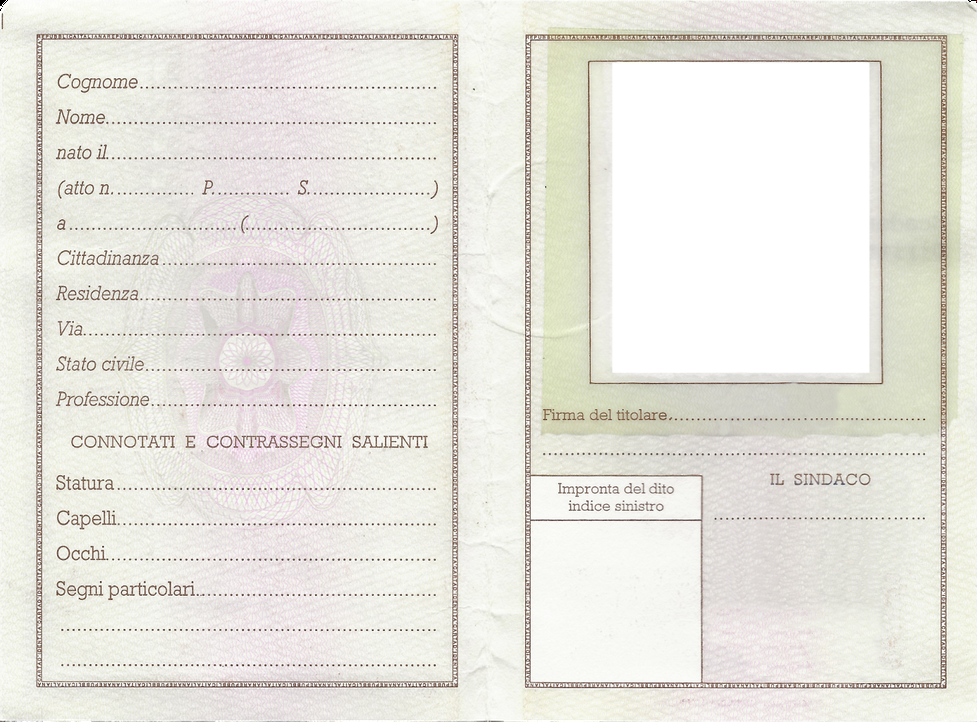
#> input picture SIFT/ReferenceImages/rearCIC.png, 977 x 722 px, shrunk from 1386 x 1024 before the run
$ python SIFTVersion1.py
#> lines starting #> are read from the running program, lines starting #| are printed output that depends on the picture
'''
This file reproduce the faro sift use in python
'''
#%% Import section
import numpy as np
import cv2 as cv
#%% Im read
img = cv.imread('ReferenceImages/rearCIC.png')
#> img is the input picture: shape (722, 977, 3); mean B, G, R 222.9, 230.1, 231.9
gray= cv.cvtColor(img, cv.COLOR_BGR2GRAY)
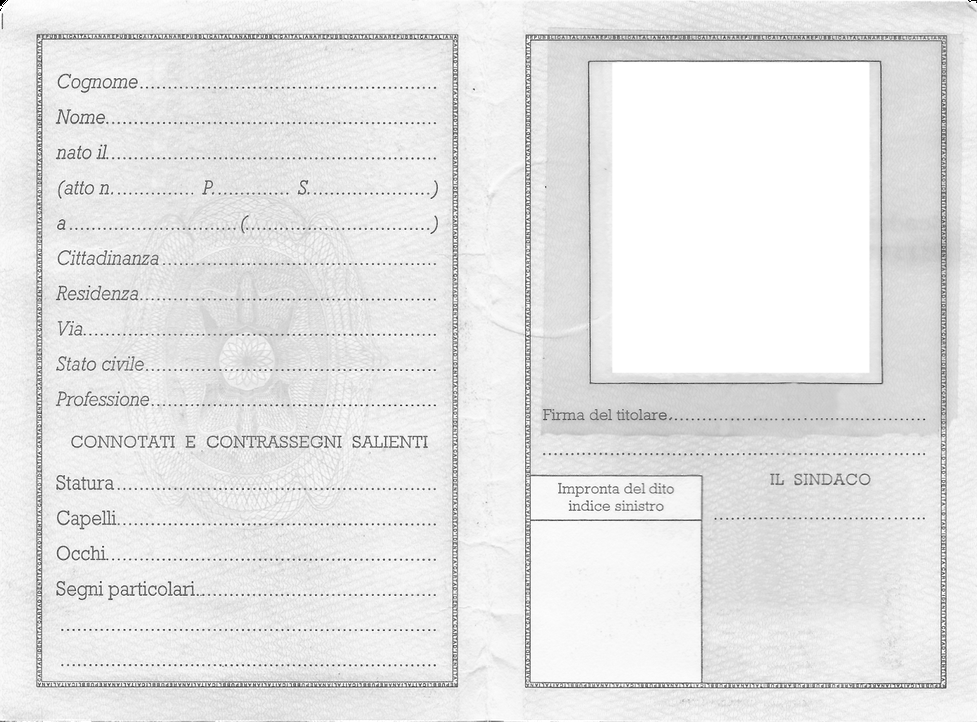
#> gray: shape (722, 977); min 0, max 255, mean 229.8
#%% sift creator
sift = cv.xfeatures2d.SIFT_create()
#%% sift detection
kp = sift.detect(gray,None)
#> kp = 2496 keypoints; strongest (x, y, size): (57, 593, 2), (64, 477, 1.9), (58, 122, 2.2), (58, 299, 2)
img = cv.drawKeypoints(gray, kp, img)
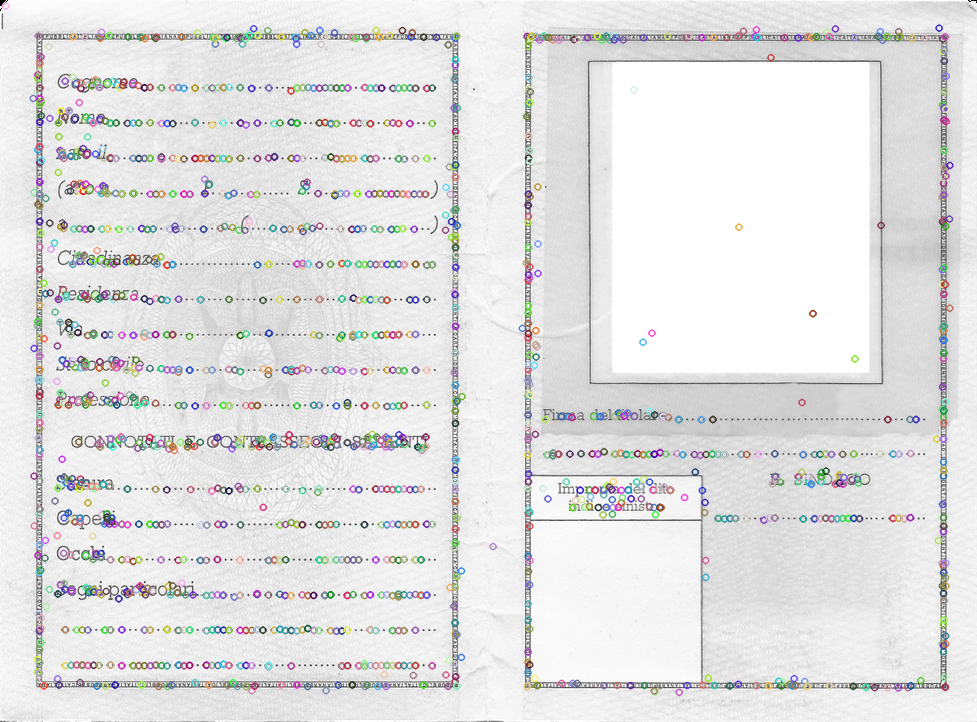
#> img: shape (722, 977, 3); mean B, G, R 226.2, 226.1, 226.2

cv.imwrite('sift_keypoints.jpg', img)
